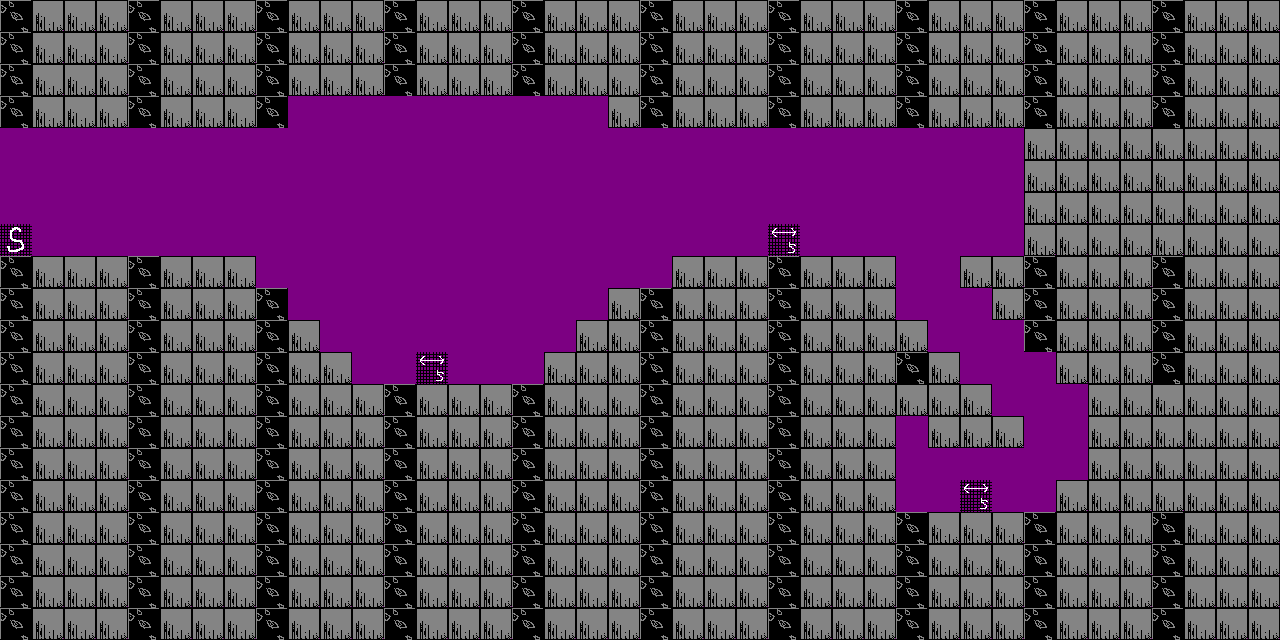

Below is a game level as drawn by its tile map, then a one-line description and the .tmx that defines it (tile-layer data replaced by summaries):
An orthogonal 40x20 tile map with 32x32 px tiles, 2 tile layers (ground, chara).

<map version="1.0" orientation="orthogonal" width="40" height="20" tilewidth="32" tileheight="32" backgroundcolor="#7c0082">
 <tileset firstgid="1" name="map" tilewidth="32" tileheight="32">
  <image source="map.png" trans="ff00ff" width="256" height="256" />
  <terraintypes>
   <terrain name="�������Ϸ�" tile="-1" />
  </terraintypes>
 </tileset>
 <layer name="ground" width="40" height="20">
  <data>[800 cells, 597 non-empty, 2 distinct tile ids]</data>
 </layer>
 <layer name="chara" width="40" height="20">
  <data>[800 cells, 4 non-empty, 2 distinct tile ids]</data>
 </layer>
</map>
